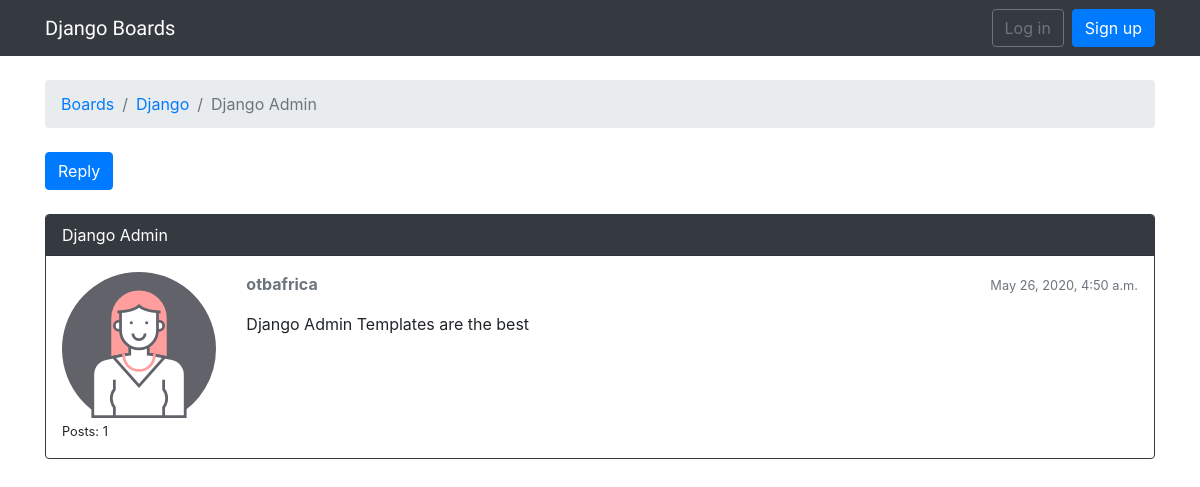
The app's page /boards/1/topics/1/, older data.
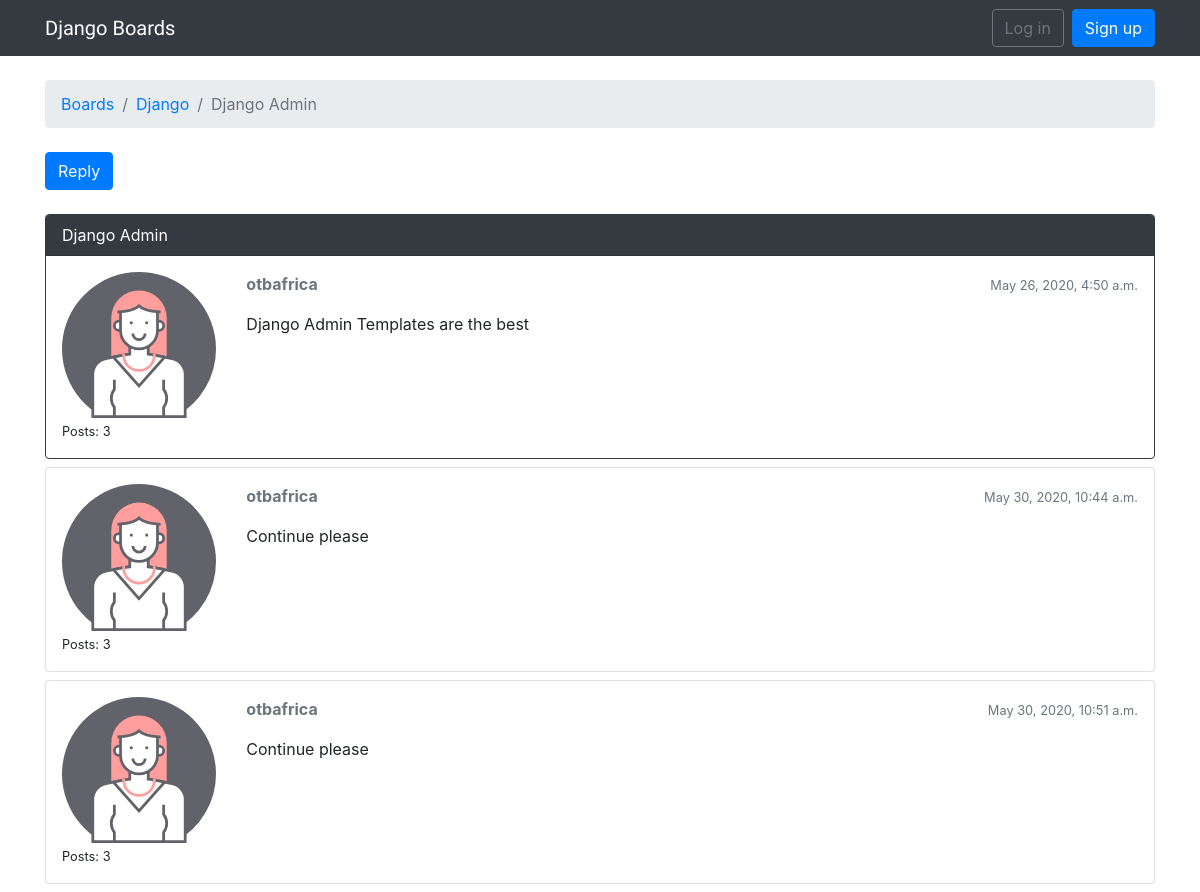
The same page, newer data.
### boards/models.py (models this page shows, shortened)
class Topic(models.Model):
    subject = models.CharField(max_length=255)
    last_updated = models.DateTimeField(auto_now_add=True)
    board = models.ForeignKey(Board, related_name='topics')
    starter = models.ForeignKey(User, related_name='topics')

class Board(models.Model):
    name = models.CharField(max_length=30, unique=True)
    description = models.CharField(max_length=100)

class Post(models.Model):
    message = models.TextField(max_length=1000)
    topic = models.ForeignKey(Topic, related_name='posts')
    created_at = models.DateTimeField(auto_now_add=True)
    updated_at = models.DateTimeField(null=True)
    created_by = models.ForeignKey(User, related_name='posts')
    updated_by = models.ForeignKey(User, null=True, related_name='+')

### boards/views.py (the view)
# urls.py: url(r'^boards/(?P<pk>\d+)/topics/(?P<topic_pk>\d+)/$', views.topic_posts, name='topic_posts'),
def topic_posts(request, pk, topic_pk):
    topic = get_object_or_404(Topic, board__pk=pk, pk=topic_pk)
    return render(request, 'topic_posts.html', {'topic': topic})

### myproject/templates/topic_posts.html (shortened to what this page needs)
{% extends 'base.html' %}
{% load static %}
{% block breadcrumb %}
	<li class="breadcrumb-item">
		<a href="{% url 'home' %}">Boards</a>
	</li>
	<li class="breadcrumb-item">
		<a href="{% url 'board_topics' topic.board.pk %}">{{ topic.board.name }}</a>
	</li>
	<li class="breadcrumb-item active">{{ topic.subject }}</li>
{% endblock %}
{% block content %}
	<div class="mb-4">
		<a href="#" class="btn btn-primary" role="button">Reply</a>
	</div>
	{% for post in topic.posts.all %}
		<div class="card mb-2 {% if forloop.first %}border-dark{% endif %}">
			{% if forloop.first %}
				<div class="card-header text-white bg-dark py-2 px-3">{{ topic.subject }}</div>
			{% endif %}
			<div class="card-body p-3">
				<div class="row">
					<div class="col-2">
						<img src="{% static 'images/avatar.svg' %}" alt="{{ post.created_by.username }}" class="w-100">
						<small>Posts:
							{{ post.created_by.posts.count }}</small>
					</div>
					<div class="col-10">
						<div class="row mb-3">
							<div class="col-6">
								<strong class="text-muted">{{ post.created_by.username }}</strong>
							</div>
							<div class="col-6 text-right">
								<small class="text-muted">{{ post.created_at }}</small>
							</div>
						</div>
						{{ post.message }}
					</div>
				</div>
			</div>
		</div>
	{% endfor %}
{% endblock %}

### myproject/templates/base.html (shortened to what this page needs)
{% load static %}
<!DOCTYPE html>
<html lang="en">
	<head>
		<link rel="stylesheet" href="{% static 'css/bootstrap.min.css' %}">
		<link rel="stylesheet" href="{% static 'css/app.css' %}"> {% block stylesheet %}{% endblock %}
		</head>
		<body>
			{% block body %}
				<nav class="navbar navbar-expand-sm navbar-dark bg-dark">
					<div class="container">
						<a class="navbar-brand" href="{% url 'home' %}">Django Boards</a>
						<div class="collapse navbar-collapse" id="mainMenu">
							{% if user.is_authenticated %}
								<ul class="navbar-nav ml-auto">
									<li class="nav-item dropdown">
										<a class="nav-link dropdown-toggle" href="#" id="userMenu" data-toggle="dropdown" aria-haspopup="true" aria-expanded="false">
											{{ user.username }}
										</a>
										<div class="dropdown-menu dropdown-menu-right" aria-labelledby="userMenu">
											<a class="dropdown-item" href="#">My account</a>
											<a class="dropdown-item" href="#">Change password</a>
											<div class="dropdown-divider"></div>
											<a class="dropdown-item" href="{% url 'logout' %}">Log out</a>
										</div>
									</li>
								</ul>
							{% else %}
								<form class="form-inline ml-auto">
									<a href="{% url 'login'%}" class="btn btn-outline-secondary">Log in</a>
									<a href="{% url 'signup' %}" class="btn btn-primary ml-2">Sign up</a>
								</form>
							{% endif %}
						</div>
					</div>
				</nav>
				<div class="container">
					<ol class="breadcrumb my-4">
						{% block breadcrumb %}{% endblock %}
					</ol>
					{% block content %}{% endblock %}
				</div>
			{% endblock %}
		</body>
	</html>

### myproject/static/css/app.css (style rules this page uses)
.navbar-brand { font-family: 'Peralta', cursive; }

Row changes from the older to the newer data that the page shows:
computed for Post "Django Admin Templates are the best": created_by.posts.count "1" → "3"
added Post: created_by.posts.count "3", created_by.username "otbafrica", created_at "May 30, 2020, 10:44 a.m.", message "Continue please"
added Post: created_by.posts.count "3", created_by.username "otbafrica", created_at "May 30, 2020, 10:51 a.m.", message "Continue please"
